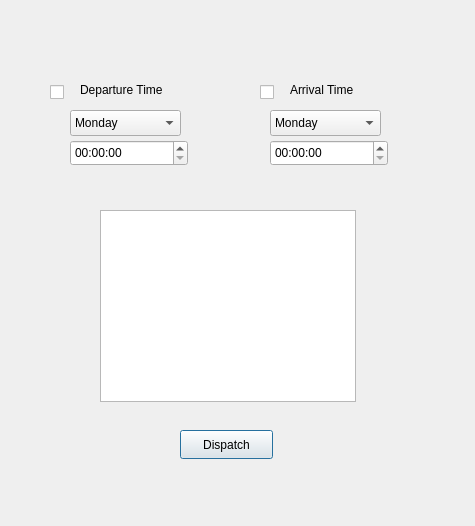
<?xml version="1.0" encoding="UTF-8"?>
<ui version="4.0">
 <class>CTC_DispatchTrain</class>
 <widget class="QDialog" name="CTC_DispatchTrain">
  <property name="geometry">
   <rect>
    <x>0</x>
    <y>0</y>
    <width>475</width>
    <height>526</height>
   </rect>
  </property>
  <property name="windowTitle">
   <string>Dispatch Train</string>
  </property>
  <widget class="QLabel" name="DepartureTimeLabel">
   <property name="geometry">
    <rect>
     <x>80</x>
     <y>80</y>
     <width>111</width>
     <height>20</height>
    </rect>
   </property>
   <property name="text">
    <string>Departure Time</string>
   </property>
  </widget>
  <widget class="QLabel" name="ArriveTimeLabel">
   <property name="geometry">
    <rect>
     <x>290</x>
     <y>80</y>
     <width>121</width>
     <height>20</height>
    </rect>
   </property>
   <property name="text">
    <string>Arrival Time</string>
   </property>
  </widget>
  <widget class="QTimeEdit" name="DepartTime">
   <property name="geometry">
    <rect>
     <x>70</x>
     <y>140</y>
     <width>118</width>
     <height>26</height>
    </rect>
   </property>
  </widget>
  <widget class="QTimeEdit" name="ArrivalTime">
   <property name="geometry">
    <rect>
     <x>270</x>
     <y>140</y>
     <width>118</width>
     <height>26</height>
    </rect>
   </property>
  </widget>
  <widget class="QCheckBox" name="DepartureCheck">
   <property name="geometry">
    <rect>
     <x>50</x>
     <y>80</y>
     <width>21</width>
     <height>24</height>
    </rect>
   </property>
   <property name="text">
    <string/>
   </property>
  </widget>
  <widget class="QCheckBox" name="ArrivalCheck">
   <property name="geometry">
    <rect>
     <x>260</x>
     <y>80</y>
     <width>21</width>
     <height>24</height>
    </rect>
   </property>
   <property name="text">
    <string/>
   </property>
  </widget>
  <widget class="QComboBox" name="DepartDate">
   <property name="geometry">
    <rect>
     <x>70</x>
     <y>110</y>
     <width>111</width>
     <height>26</height>
    </rect>
   </property>
   <item>
    <property name="text">
     <string>Monday</string>
    </property>
   </item>
   <item>
    <property name="text">
     <string>Tuesday</string>
    </property>
   </item>
   <item>
    <property name="text">
     <string>Wednesday</string>
    </property>
   </item>
   <item>
    <property name="text">
     <string>Thursday</string>
    </property>
   </item>
   <item>
    <property name="text">
     <string>Friday</string>
    </property>
   </item>
   <item>
    <property name="text">
     <string>Saturday</string>
    </property>
   </item>
   <item>
    <property name="text">
     <string>Sunday</string>
    </property>
   </item>
  </widget>
  <widget class="QComboBox" name="ArriveDate">
   <property name="geometry">
    <rect>
     <x>270</x>
     <y>110</y>
     <width>111</width>
     <height>26</height>
    </rect>
   </property>
   <item>
    <property name="text">
     <string>Monday</string>
    </property>
   </item>
   <item>
    <property name="text">
     <string>Tuesday</string>
    </property>
   </item>
   <item>
    <property name="text">
     <string>Wednesday</string>
    </property>
   </item>
   <item>
    <property name="text">
     <string>Thursday</string>
    </property>
   </item>
   <item>
    <property name="text">
     <string>Friday</string>
    </property>
   </item>
   <item>
    <property name="text">
     <string>Saturday</string>
    </property>
   </item>
   <item>
    <property name="text">
     <string>Sunday</string>
    </property>
   </item>
  </widget>
  <widget class="QListWidget" name="StationList">
   <property name="geometry">
    <rect>
     <x>100</x>
     <y>210</y>
     <width>256</width>
     <height>192</height>
    </rect>
   </property>
  </widget>
  <widget class="QPushButton" name="DispatchButton">
   <property name="geometry">
    <rect>
     <x>180</x>
     <y>430</y>
     <width>93</width>
     <height>29</height>
    </rect>
   </property>
   <property name="text">
    <string>Dispatch</string>
   </property>
  </widget>
  <widget class="QLabel" name="LeaveNowLabel">
   <property name="geometry">
    <rect>
     <x>60</x>
     <y>170</y>
     <width>141</width>
     <height>20</height>
    </rect>
   </property>
   <property name="text">
    <string/>
   </property>
  </widget>
  <widget class="QLabel" name="LeaveAtSSLabel">
   <property name="geometry">
    <rect>
     <x>260</x>
     <y>170</y>
     <width>141</width>
     <height>20</height>
    </rect>
   </property>
   <property name="text">
    <string/>
   </property>
  </widget>
 </widget>
 <resources/>
 <connections/>
</ui>
